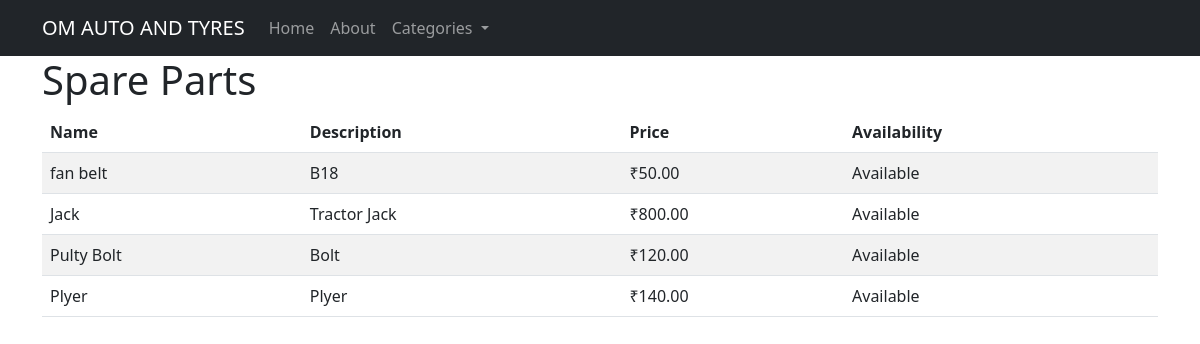
The app's page /categories/categories/3/products/ with its own data.
### categories/models.py (models this page shows, shortened)
class Category(models.Model):
    name = models.CharField(max_length=100)

class Product(models.Model):
    name = models.CharField(max_length=100)
    description = models.TextField()
    price = models.DecimalField(max_digits=10, decimal_places=2)
    available = models.BooleanField(default=True)
    category = models.ForeignKey(Category, on_delete=models.CASCADE)

### categories/views.py (the view)
# urls.py: path('categories/<int:category_id>/products/', views.product_list, name='product_list'),
def product_list(request, category_id):
    category = get_object_or_404(Category, id=category_id)
    products = Product.objects.filter(category=category)
    return render(request, 'categories/product_list.html', {'category': category, 'products': products})

### templates/categories/product_list.html (shortened to what this page needs)
<!DOCTYPE html>
{%load static%}
<html lang="en">
<head>
    <link rel="stylesheet" href="https://cdn.jsdelivr.net/npm/bootstrap@5.3.0/dist/css/bootstrap.min.css">
</head>
<body>
    <nav class="navbar navbar-expand-lg navbar-dark bg-dark">
        <div class="container">
            <a class="navbar-brand" href="/">OM AUTO AND TYRES</a>
            <div class="collapse navbar-collapse" id="navbarNavDropdown">
                <ul class="navbar-nav">
                    <li class="nav-item active">
                        <a class="nav-link" href="/">Home</a>
                    </li>
                    <li class="nav-item">
                        <a class="nav-link" href="/about">About</a>
                    </li>
                    <li class="nav-item dropdown">
                        <a class="nav-link dropdown-toggle" href="#" id="navbarDropdownMenuLink" role="button"
                            data-bs-toggle="dropdown" aria-expanded="false">
                            Categories
                        </a>
                    </li>
                </ul>
            </div>
        </div>
    </nav>
    <div class="container">
        <h1>{{ category.name }}</h1>
        {% if products %}
            <table class="table table-striped">
                <thead>
                    <tr>
                        <th>Name</th>
                        <th>Description</th>
                        <th>Price</th>
                        <th>Availability</th>
                    </tr>
                </thead>
                <tbody>
                    {% for product in products %}
                    <tr>
                        <td>{{ product.name }}</td>
                        <td>{{ product.description }}</td>
                        <td>₹{{ product.price }}</td>
                        <td>{% if product.available %}Available{% else %}Out of Stock{% endif %}</td>
                    </tr>
                    {% endfor %}
                </tbody>
            </table>
        {% else %}
            <p>No products available in this category.</p>
        {% endif %}
    </div>
</body>
</html>

### records on screen
Category: name "Spare Parts"
Product: name "fan belt", description "B18", price "50.00", available "Available"
Product: name "Jack", description "Tractor Jack", price "800.00", available "Available"
Product: name "Pulty Bolt", description "Bolt", price "120.00", available "Available"
Product: name "Plyer", description "Plyer", price "140.00", available "Available"
